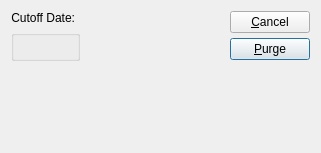
<ui version="4.0" >
 <comment>This file is part of the xTuple ERP: PostBooks Edition, a free and
open source Enterprise Resource Planning software suite,
Copyright (c) 1999-2011 by OpenMFG LLC, d/b/a xTuple.
It is licensed to you under the Common Public Attribution License
version 1.0, the full text of which (including xTuple-specific Exhibits)
is available at www.xtuple.com/CPAL.  By using this software, you agree
to be bound by its terms.</comment>
 <class>purgePostedCounts</class>
 <widget class="QDialog" name="purgePostedCounts" >
  <property name="geometry" >
   <rect>
    <x>0</x>
    <y>0</y>
    <width>321</width>
    <height>153</height>
   </rect>
  </property>
  <property name="windowTitle" >
   <string>Purge Posted Count Tags</string>
  </property>
  <layout class="QGridLayout" name="gridLayout_2" >
   <item row="0" column="0" >
    <layout class="QGridLayout" name="gridLayout" >
     <item row="0" column="0" >
      <layout class="QVBoxLayout" >
       <property name="spacing" >
        <number>0</number>
       </property>
       <item>
        <layout class="QVBoxLayout" >
         <property name="spacing" >
          <number>5</number>
         </property>
         <item>
          <layout class="QHBoxLayout" >
           <property name="spacing" >
            <number>5</number>
           </property>
           <item>
            <widget class="QLabel" name="_cutoffDateLit" >
             <property name="text" >
              <string>Cutoff Date:</string>
             </property>
             <property name="alignment" >
              <set>Qt::AlignRight|Qt::AlignTrailing|Qt::AlignVCenter</set>
             </property>
            </widget>
           </item>
           <item>
            <layout class="QHBoxLayout" >
             <property name="spacing" >
              <number>0</number>
             </property>
             <item>
              <widget class="DLineEdit" name="_cutOffDate" >
               <property name="sizePolicy" >
                <sizepolicy vsizetype="Fixed" hsizetype="Preferred" >
                 <horstretch>0</horstretch>
                 <verstretch>0</verstretch>
                </sizepolicy>
               </property>
               <property name="minimumSize" >
                <size>
                 <width>0</width>
                 <height>0</height>
                </size>
               </property>
               <property name="maximumSize" >
                <size>
                 <width>100</width>
                 <height>32767</height>
                </size>
               </property>
              </widget>
             </item>
             <item>
              <spacer name="spacer101" >
               <property name="orientation" >
                <enum>Qt::Horizontal</enum>
               </property>
               <property name="sizeType" >
                <enum>QSizePolicy::Preferred</enum>
               </property>
               <property name="sizeHint" stdset="0" >
                <size>
                 <width>0</width>
                 <height>10</height>
                </size>
               </property>
              </spacer>
             </item>
            </layout>
           </item>
          </layout>
         </item>
         <item>
          <widget class="WarehouseGroup" name="_warehouse" >
           <property name="title" >
            <string/>
           </property>
           <property name="fixedSize" >
            <bool>false</bool>
           </property>
          </widget>
         </item>
        </layout>
       </item>
       <item>
        <spacer name="Spacer10" >
         <property name="orientation" >
          <enum>Qt::Vertical</enum>
         </property>
         <property name="sizeType" >
          <enum>QSizePolicy::Expanding</enum>
         </property>
         <property name="sizeHint" stdset="0" >
          <size>
           <width>20</width>
           <height>27</height>
          </size>
         </property>
        </spacer>
       </item>
      </layout>
     </item>
     <item row="0" column="1" >
      <layout class="QHBoxLayout" >
       <property name="spacing" >
        <number>0</number>
       </property>
       <item>
        <spacer name="Spacer9" >
         <property name="orientation" >
          <enum>Qt::Horizontal</enum>
         </property>
         <property name="sizeType" >
          <enum>QSizePolicy::Expanding</enum>
         </property>
         <property name="sizeHint" stdset="0" >
          <size>
           <width>16</width>
           <height>20</height>
          </size>
         </property>
        </spacer>
       </item>
       <item>
        <layout class="QVBoxLayout" >
         <property name="spacing" >
          <number>5</number>
         </property>
         <item>
          <widget class="QPushButton" name="_close" >
           <property name="enabled" >
            <bool>true</bool>
           </property>
           <property name="sizePolicy" >
            <sizepolicy vsizetype="Fixed" hsizetype="Minimum" >
             <horstretch>0</horstretch>
             <verstretch>0</verstretch>
            </sizepolicy>
           </property>
           <property name="minimumSize" >
            <size>
             <width>0</width>
             <height>0</height>
            </size>
           </property>
           <property name="text" >
            <string>&amp;Cancel</string>
           </property>
          </widget>
         </item>
         <item>
          <widget class="QPushButton" name="_purge" >
           <property name="text" >
            <string>&amp;Purge</string>
           </property>
           <property name="default" >
            <bool>true</bool>
           </property>
          </widget>
         </item>
         <item>
          <spacer name="Spacer8" >
           <property name="orientation" >
            <enum>Qt::Vertical</enum>
           </property>
           <property name="sizeType" >
            <enum>QSizePolicy::Expanding</enum>
           </property>
           <property name="sizeHint" stdset="0" >
            <size>
             <width>20</width>
             <height>20</height>
            </size>
           </property>
          </spacer>
         </item>
        </layout>
       </item>
      </layout>
     </item>
    </layout>
   </item>
  </layout>
 </widget>
 <layoutdefault spacing="6" margin="11" />
 <pixmapfunction>qPixmapFromMimeSource</pixmapfunction>
 <customwidgets>
  <customwidget>
   <class>DLineEdit</class>
   <extends>QWidget</extends>
   <header>datecluster.h</header>
  </customwidget>
  <customwidget>
   <class>WarehouseGroup</class>
   <extends>QGroupBox</extends>
   <header>warehousegroup.h</header>
  </customwidget>
 </customwidgets>
 <tabstops>
  <tabstop>_cutOffDate</tabstop>
  <tabstop>_warehouse</tabstop>
  <tabstop>_purge</tabstop>
  <tabstop>_close</tabstop>
 </tabstops>
 <resources/>
 <connections>
  <connection>
   <sender>_close</sender>
   <signal>clicked()</signal>
   <receiver>purgePostedCounts</receiver>
   <slot>reject()</slot>
   <hints>
    <hint type="sourcelabel" >
     <x>20</x>
     <y>20</y>
    </hint>
    <hint type="destinationlabel" >
     <x>20</x>
     <y>20</y>
    </hint>
   </hints>
  </connection>
 </connections>
</ui>
